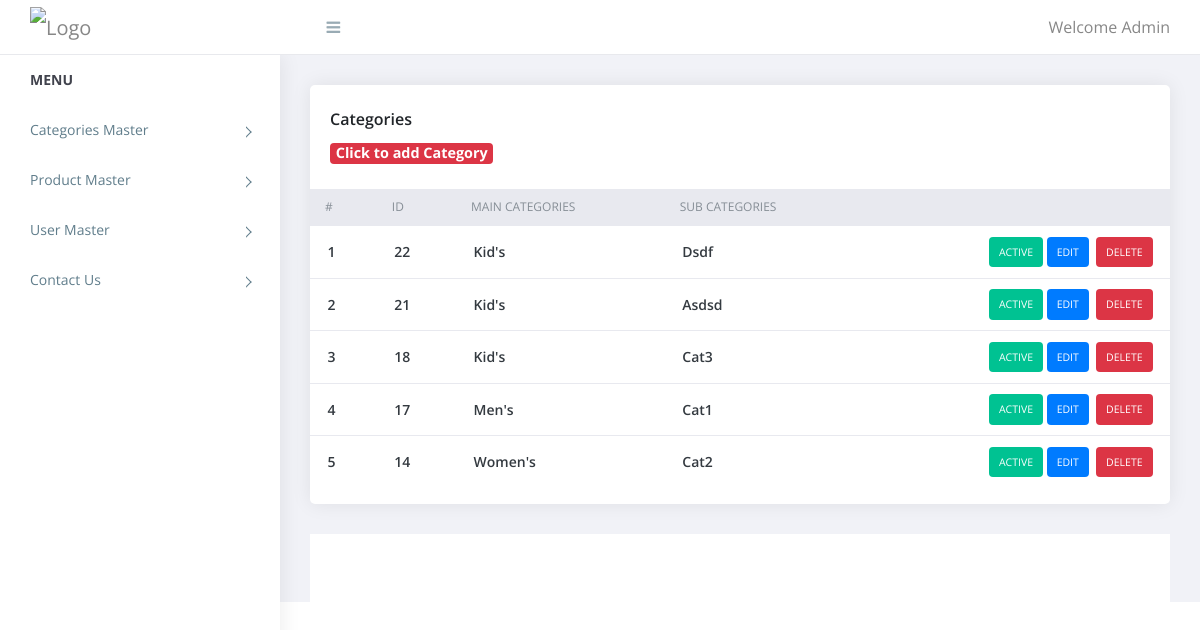
Before: /admin/categories.php (signed in) with the older database file.
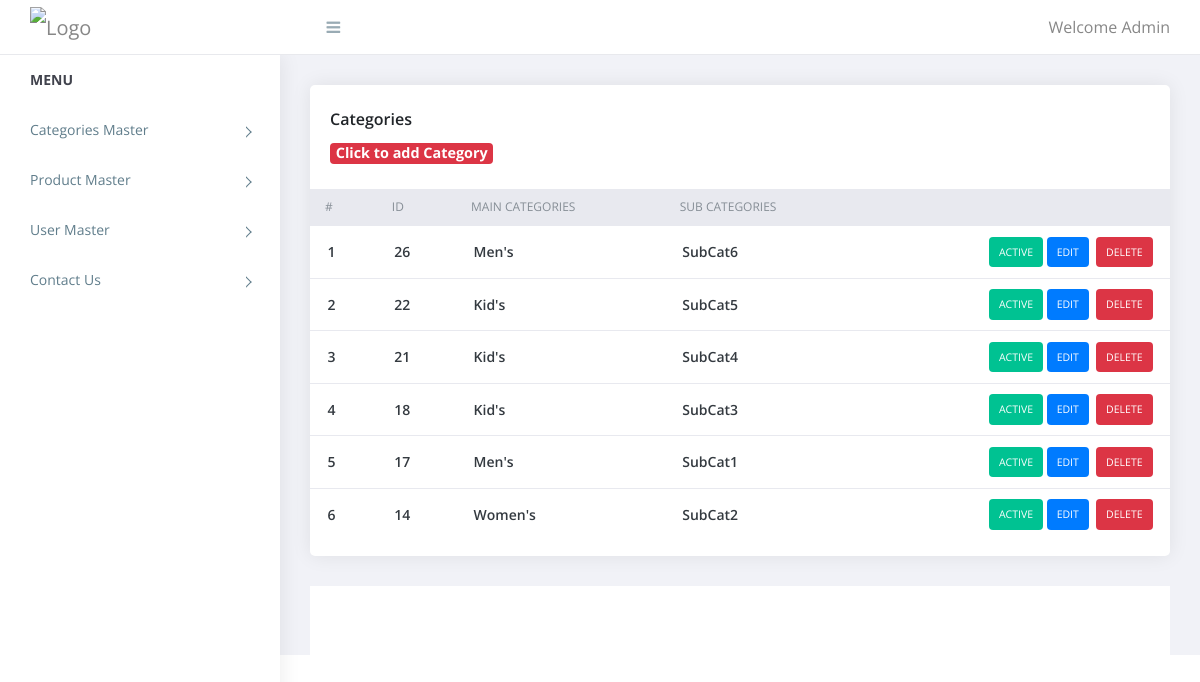
After: the same page with the newer database file.
### tables this page shows
CREATE TABLE `categories` (
  `id` int(11) NOT NULL,
  `super_categories_id` int(11) NOT NULL,
  `categories` varchar(255) NOT NULL,
  `status` tinyint(4) NOT NULL
);

CREATE TABLE `super_category` (
  `id` int(11) NOT NULL,
  `super_category` varchar(255) NOT NULL,
  `status` tinyint(4) NOT NULL
);

### admin/categories.php (the view, shortened to what this page needs)
<?php
require('includes/top.inc.php');
$sql = "SELECT * FROM categories ORDER BY id DESC";
$res = mysqli_query($con, $sql);
$super_cat_res = mysqli_query($con, "SELECT * FROM super_category");
$super_cat_arr = array();
while ($row1 = mysqli_fetch_assoc($super_cat_res)) {
    $super_cat_arr[] = $row1;
}
?>
<div class="content pb-0">
    <div class="orders">
        <div class="row">
            <div class="col-xl-12">
                <div class="card">
                    <div class="card-body">
                        <h4 class="box-title">Categories </h4>
                        <h4 class="box-link"><a href="manage_categories.php"><span class='badge badge-danger'>Click to add Category</span></a></h4>
                    </div>
                    <div class="card-body--">
                        <div class="table-stats order-table ov-h">
                            <table class="table ">
                                <thead>
                                    <tr>
                                        <th class="serial">#</th>
                                        <th>ID</th>
                                        <th>Main Categories</th>
                                        <th>Sub Categories</th>
                                        <th></th>
                                    </tr>
                                </thead>
                                <tbody>
                                    <?php
                                    $i = 1;
                                    while ($row = mysqli_fetch_assoc($res)) {
                                    ?>
                                        <tr>
                                            <td class="serial"><?php echo $i++ ?></td>
                                            <td><?php echo $row['id'] ?></td>
                                            <td><?php echo  $super_cat_arr[$row['super_categories_id'] - 1]['super_category'] ?></td>
                                            <td><?php echo $row['categories'] ?></td>
                                            <td>
                                                <?php
                                                if ($row['status'] == 1) {
                                                    echo " <a href='?type=status&operation=deactive&id=" . $row['id'] . "'><span class='badge badge-complete'>Active</span></a>&nbsp;";
                                                } else {
                                                    echo " <a href='?type=status&operation=active&id=" . $row['id'] . "'><span class='badge badge-pending'>Deactive</span></a>&nbsp;";
                                                }
                                                echo "<a href='manage_categories.php?id=" . $row['id'] . "'><span class='badge badge-primary'>Edit</span></a>&nbsp;&nbsp;";
                                                echo "<a href='?type=delete&id=" . $row['id'] . "'><span class='badge badge-danger'>Delete</span></a>";
                                                ?>
                                            </td>
                                        </tr>
                                    <?php
                                    }
                                    ?>
                                </tbody>
                            </table>
                        </div>
                    </div>
                </div>
            </div>
        </div>
    </div>
</div>
<?php
require('includes/footer.inc.php');
?>

Changed rows visible on the page:
added categories: id "26", super_categories.super_category "Men's", categories "SubCat6"
changed categories id 22: categories "Dsdf" → "SubCat5"
changed categories id 21: categories "Asdsd" → "SubCat4"
changed categories id 18: categories "Cat3" → "SubCat3"
changed categories id 17: categories "Cat1" → "SubCat1"
changed categories "Women's": categories "Cat2" → "SubCat2"
